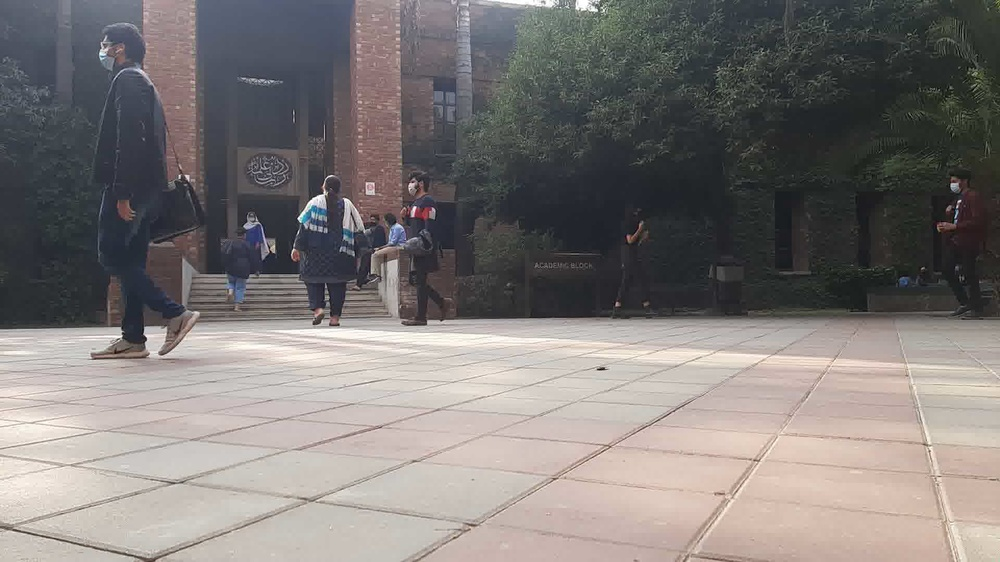
#> input picture images/img-a154.jpg, 1000 x 562 px, shrunk from 1920 x 1080 before the run
$ jupyter execute 23100176_23100083_deliverable3.ipynb
#> lines starting #> are read from the running program, lines starting #| are printed output that depends on the picture; pictures that were not available may be replaced by others from this repository, and a replacement may not be noted
[cell 1]
import cv2 as cv2
import numpy as np
import matplotlib.pyplot as plt

[cell 2]
a = np.array(
    [
        [7.67546433e-03, -1.21406182e-01, 2.89137392e01],
        [-3.65208528e-02, -4.71871128e-01, 2.94691233e02],
        [-2.57572953e-05, -1.68101050e-03, 1.00000000e00],
    ]
)
b = np.array(
    [
        [3.88310503e-02, -1.23582967e00, 8.34971098e02],
        [1.11222252e-01, -3.48839890e-01, -6.90047204e00],
        [-2.61647507e-05, -1.62644355e-03, 1.00000000e00],
    ]
)

c = np.array(
    [
        [-7.83431030e-02, -1.60527137e00, 1.19676893e03],
        [1.61343825e-01, -1.41604759e00, 8.08436365e02],
        [-2.43095831e-05, -1.78790005e-03, 1.00000000e00],
    ]
)

[cell 3]
IMG_A = "images/img-a154.jpg"
IMG_B = "images/img-b154.jpg"
IMG_C = "images/img-c154.jpg"

SIZE = (1000, 1000)

[cell 4]
img1 = cv2.imread(IMG_A)
#> img1 is the input picture: shape (562, 1000, 3); mean B, G, R 119.3, 121, 125.7
img2 = cv2.imread(IMG_B)
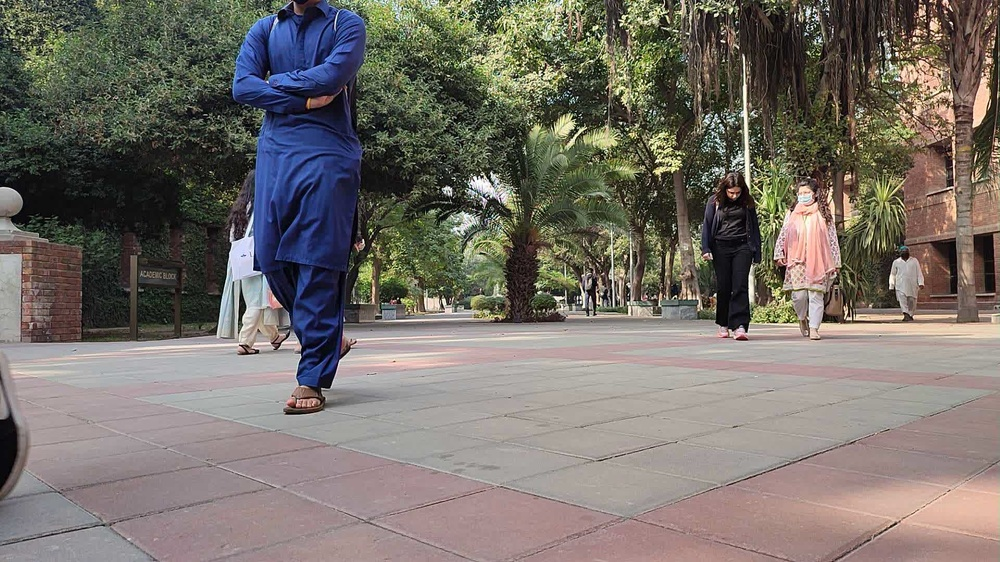
#> input picture images/img-a1.jpg, 1000 x 562 px, shrunk from 1920 x 1080 before the run, given in place of img-b154.jpg, which was not available
#> img2 is the input picture: shape (562, 1000, 3); mean B, G, R 104.9, 111.7, 117.7
img3 = cv2.imread(IMG_C)
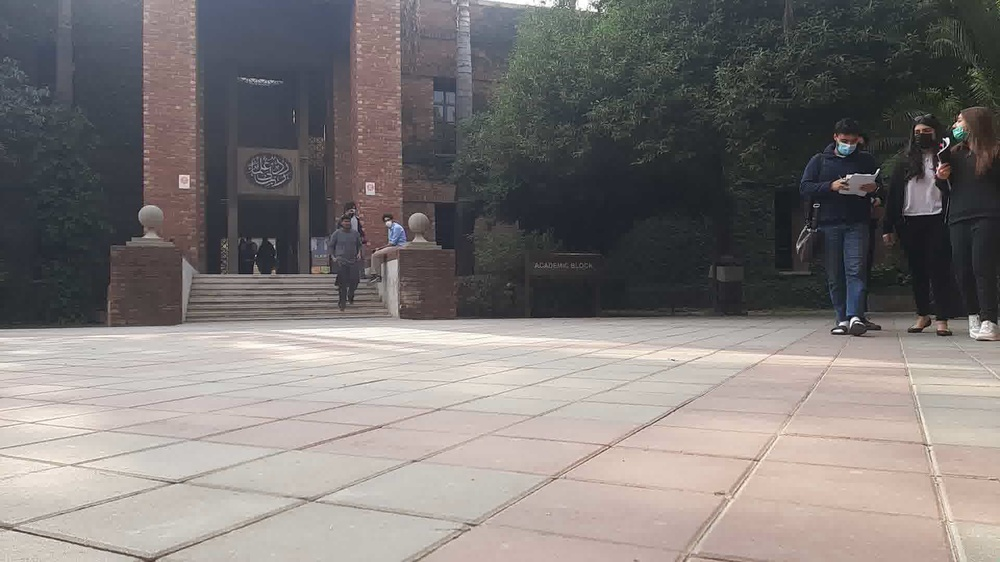
#> input picture images/img-a125.jpg, 1000 x 562 px, shrunk from 1920 x 1080 before the run, given in place of img-c154.jpg, which was not available
#> img3 is the input picture: shape (562, 1000, 3); mean B, G, R 119.5, 120.9, 125.8

[cell 5]
warped_img1 = cv2.warpPerspective(img1, a, SIZE, cv2.INTER_LINEAR)
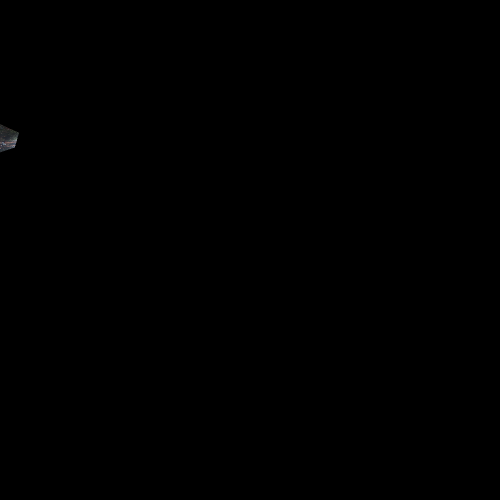
#> warped_img1: shape (1000, 1000, 3) (shown at 1/2 size); mean B, G, R 0.1, 0.1, 0.1
plt.figure(figsize=(10, 10))
plt.imshow(warped_img1)
plt.show()

[cell 6]
warped_img2 = cv2.warpPerspective(img2, b, SIZE, cv2.INTER_LINEAR)
T = np.array([[1, 0, ]])
plt.figure(figsize=(10, 10))
plt.imshow(warped_img2)
plt.show()

[cell 7]
warped_img3 = cv2.warpPerspective(img3, c, SIZE, cv2.INTER_LINEAR)
#> warped_img3: shape (1000, 1000, 3); every value is 0
plt.figure(figsize=(10, 10))
plt.imshow(warped_img3)
plt.show()

[cell 8]
sticher = cv2.Stitcher_create()

added = cv2.addWeighted(warped_img1, 0.5, warped_img2, 0.5, 0)
added2 = cv2.addWeighted(added, 0.5, warped_img3, 0.5, 0)
plt.figure(figsize=(10, 10))
plt.imshow(added2)
plt.show()
